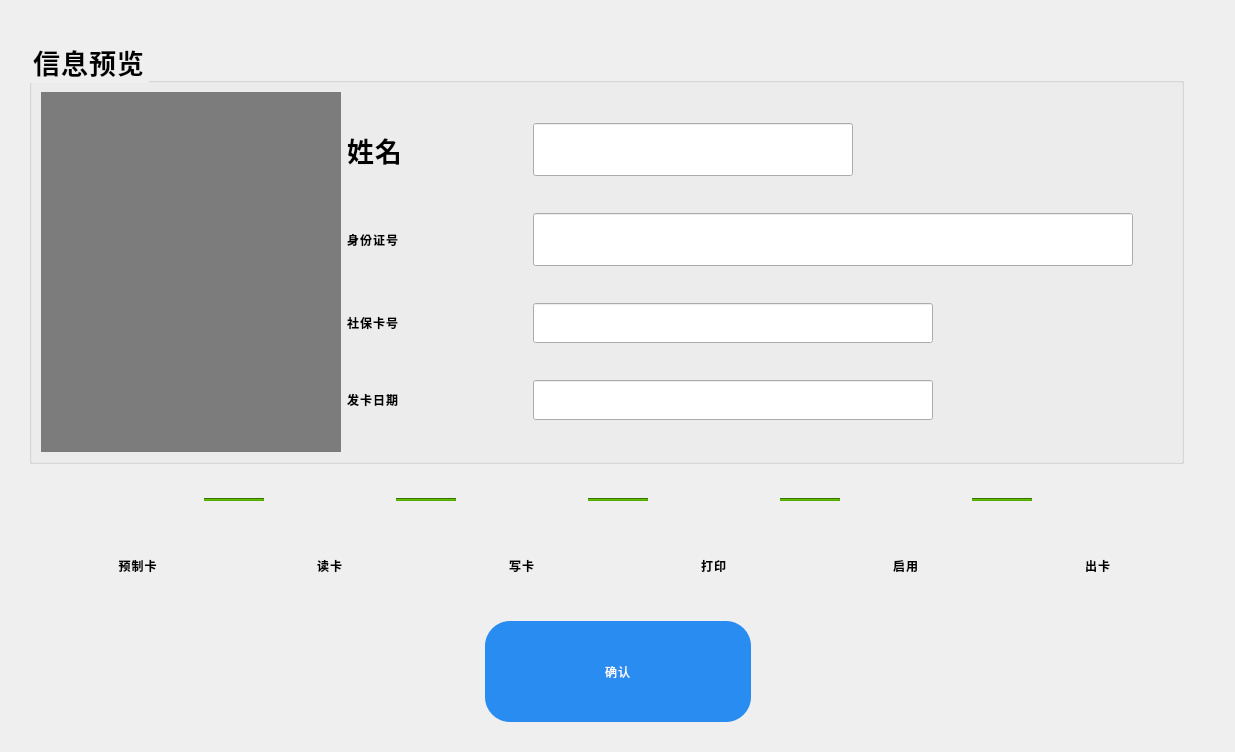
<?xml version="1.0" encoding="UTF-8"?>
<ui version="4.0">
 <class>MakeCard</class>
 <widget class="QWidget" name="MakeCard">
  <property name="geometry">
   <rect>
    <x>0</x>
    <y>0</y>
    <width>1235</width>
    <height>752</height>
   </rect>
  </property>
  <property name="minimumSize">
   <size>
    <width>120</width>
    <height>0</height>
   </size>
  </property>
  <property name="windowTitle">
   <string>Form</string>
  </property>
  <property name="styleSheet">
   <string notr="true">font: 32pt &quot;思源黑体 CN Regular&quot;;
font-weight: bold;
line-height: 49px;
letter-spacing: 1px;
color: 0
</string>
  </property>
  <layout class="QVBoxLayout" name="verticalLayout">
   <item>
    <spacer name="verticalSpacer_3">
     <property name="orientation">
      <enum>Qt::Vertical</enum>
     </property>
     <property name="sizeHint" stdset="0">
      <size>
       <width>20</width>
       <height>40</height>
      </size>
     </property>
    </spacer>
   </item>
   <item>
    <layout class="QHBoxLayout" name="horizontalLayout_13">
     <item>
      <spacer name="horizontalSpacer_8">
       <property name="orientation">
        <enum>Qt::Horizontal</enum>
       </property>
       <property name="sizeHint" stdset="0">
        <size>
         <width>18</width>
         <height>20</height>
        </size>
       </property>
      </spacer>
     </item>
     <item>
      <widget class="QGroupBox" name="groupBox">
       <property name="font">
        <font>
         <family>思源黑体 CN Normal</family>
         <pointsize>20</pointsize>
         <weight>50</weight>
         <italic>false</italic>
         <bold>false</bold>
        </font>
       </property>
       <property name="styleSheet">
        <string notr="true">font: 20pt &quot;思源黑体 CN Normal&quot;;</string>
       </property>
       <property name="title">
        <string>信息预览</string>
       </property>
       <layout class="QHBoxLayout" name="horizontalLayout_19">
        <item>
         <widget class="QLabel" name="label_Photo">
          <property name="minimumSize">
           <size>
            <width>300</width>
            <height>360</height>
           </size>
          </property>
          <property name="styleSheet">
           <string notr="true">background-color: rgb(124, 124, 124);</string>
          </property>
          <property name="text">
           <string/>
          </property>
         </widget>
        </item>
        <item>
         <layout class="QVBoxLayout" name="verticalLayout_2">
          <item>
           <layout class="QHBoxLayout" name="horizontalLayout">
            <item>
             <widget class="QLabel" name="label_3">
              <property name="minimumSize">
               <size>
                <width>180</width>
                <height>40</height>
               </size>
              </property>
              <property name="font">
               <font>
                <family>思源黑体 CN Normal</family>
                <pointsize>20</pointsize>
                <weight>50</weight>
                <italic>false</italic>
                <bold>false</bold>
               </font>
              </property>
              <property name="text">
               <string>姓名</string>
              </property>
             </widget>
            </item>
            <item>
             <widget class="QLineEdit" name="lineEdit_Name">
              <property name="minimumSize">
               <size>
                <width>320</width>
                <height>40</height>
               </size>
              </property>
              <property name="font">
               <font>
                <family>思源黑体 CN Medium</family>
                <pointsize>24</pointsize>
                <weight>7</weight>
                <italic>false</italic>
                <bold>false</bold>
               </font>
              </property>
              <property name="styleSheet">
               <string notr="true">font: 57 24pt &quot;思源黑体 CN Medium&quot;;</string>
              </property>
              <property name="text">
               <string/>
              </property>
              <property name="readOnly">
               <bool>true</bool>
              </property>
             </widget>
            </item>
            <item>
             <spacer name="horizontalSpacer">
              <property name="orientation">
               <enum>Qt::Horizontal</enum>
              </property>
              <property name="sizeHint" stdset="0">
               <size>
                <width>40</width>
                <height>24</height>
               </size>
              </property>
             </spacer>
            </item>
           </layout>
          </item>
          <item>
           <layout class="QHBoxLayout" name="horizontalLayout_4">
            <item>
             <widget class="QLabel" name="label_4">
              <property name="minimumSize">
               <size>
                <width>180</width>
                <height>40</height>
               </size>
              </property>
              <property name="text">
               <string>身份证号</string>
              </property>
             </widget>
            </item>
            <item>
             <widget class="QLineEdit" name="lineEdit_CardID">
              <property name="minimumSize">
               <size>
                <width>600</width>
                <height>40</height>
               </size>
              </property>
              <property name="font">
               <font>
                <family>思源黑体 CN Medium</family>
                <pointsize>24</pointsize>
                <weight>7</weight>
                <italic>false</italic>
                <bold>false</bold>
               </font>
              </property>
              <property name="styleSheet">
               <string notr="true">font: 57 24pt &quot;思源黑体 CN Medium&quot;;</string>
              </property>
              <property name="text">
               <string/>
              </property>
              <property name="readOnly">
               <bool>true</bool>
              </property>
             </widget>
            </item>
            <item>
             <spacer name="horizontalSpacer_10">
              <property name="orientation">
               <enum>Qt::Horizontal</enum>
              </property>
              <property name="sizeHint" stdset="0">
               <size>
                <width>40</width>
                <height>24</height>
               </size>
              </property>
             </spacer>
            </item>
           </layout>
          </item>
          <item>
           <layout class="QHBoxLayout" name="horizontalLayout_16">
            <item>
             <widget class="QLabel" name="label_8">
              <property name="minimumSize">
               <size>
                <width>180</width>
                <height>40</height>
               </size>
              </property>
              <property name="text">
               <string>社保卡号</string>
              </property>
             </widget>
            </item>
            <item>
             <widget class="QLineEdit" name="lineEditl_SSCard">
              <property name="minimumSize">
               <size>
                <width>400</width>
                <height>40</height>
               </size>
              </property>
              <property name="styleSheet">
               <string notr="true">font: 57 24pt &quot;思源黑体 CN Medium&quot;;</string>
              </property>
              <property name="text">
               <string/>
              </property>
              <property name="readOnly">
               <bool>true</bool>
              </property>
             </widget>
            </item>
            <item>
             <spacer name="horizontalSpacer_11">
              <property name="orientation">
               <enum>Qt::Horizontal</enum>
              </property>
              <property name="sizeHint" stdset="0">
               <size>
                <width>40</width>
                <height>24</height>
               </size>
              </property>
             </spacer>
            </item>
           </layout>
          </item>
          <item>
           <layout class="QHBoxLayout" name="horizontalLayout_17">
            <item>
             <widget class="QLabel" name="label_6">
              <property name="minimumSize">
               <size>
                <width>180</width>
                <height>40</height>
               </size>
              </property>
              <property name="text">
               <string>发卡日期</string>
              </property>
             </widget>
            </item>
            <item>
             <widget class="QLineEdit" name="lineEdit_Datetime">
              <property name="minimumSize">
               <size>
                <width>400</width>
                <height>40</height>
               </size>
              </property>
              <property name="styleSheet">
               <string notr="true">font: 57 24pt &quot;思源黑体 CN Medium&quot;;</string>
              </property>
              <property name="text">
               <string/>
              </property>
              <property name="readOnly">
               <bool>true</bool>
              </property>
             </widget>
            </item>
            <item>
             <spacer name="horizontalSpacer_12">
              <property name="orientation">
               <enum>Qt::Horizontal</enum>
              </property>
              <property name="sizeHint" stdset="0">
               <size>
                <width>40</width>
                <height>24</height>
               </size>
              </property>
             </spacer>
            </item>
           </layout>
          </item>
         </layout>
        </item>
       </layout>
      </widget>
     </item>
     <item>
      <spacer name="horizontalSpacer_7">
       <property name="orientation">
        <enum>Qt::Horizontal</enum>
       </property>
       <property name="sizeHint" stdset="0">
        <size>
         <width>40</width>
         <height>20</height>
        </size>
       </property>
      </spacer>
     </item>
    </layout>
   </item>
   <item>
    <layout class="QHBoxLayout" name="horizontalLayout_15">
     <item>
      <spacer name="horizontalSpacer_15">
       <property name="orientation">
        <enum>Qt::Horizontal</enum>
       </property>
       <property name="sizeHint" stdset="0">
        <size>
         <width>18</width>
         <height>20</height>
        </size>
       </property>
      </spacer>
     </item>
     <item>
      <layout class="QGridLayout" name="gridLayout">
       <item row="0" column="7">
        <layout class="QHBoxLayout" name="horizontalLayout_3">
         <item>
          <widget class="QLabel" name="label_Print">
           <property name="minimumSize">
            <size>
             <width>60</width>
             <height>60</height>
            </size>
           </property>
           <property name="maximumSize">
            <size>
             <width>60</width>
             <height>60</height>
            </size>
           </property>
           <property name="styleSheet">
            <string notr="true">image: url(:/Image/todo.png);</string>
           </property>
           <property name="text">
            <string/>
           </property>
          </widget>
         </item>
        </layout>
       </item>
       <item row="1" column="9">
        <layout class="QHBoxLayout" name="horizontalLayout_14">
         <item>
          <widget class="QLabel" name="label_Enable2">
           <property name="minimumSize">
            <size>
             <width>120</width>
             <height>60</height>
            </size>
           </property>
           <property name="maximumSize">
            <size>
             <width>120</width>
             <height>60</height>
            </size>
           </property>
           <property name="styleSheet">
            <string notr="true">font: 28pt &quot;思源黑体 CN Regular&quot;;
color: rgb(0, 0, 0);</string>
           </property>
           <property name="text">
            <string>启用</string>
           </property>
           <property name="alignment">
            <set>Qt::AlignCenter</set>
           </property>
          </widget>
         </item>
        </layout>
       </item>
       <item row="0" column="5">
        <layout class="QHBoxLayout" name="horizontalLayout_2">
         <item>
          <widget class="QLabel" name="label_Write">
           <property name="minimumSize">
            <size>
             <width>60</width>
             <height>60</height>
            </size>
           </property>
           <property name="maximumSize">
            <size>
             <width>60</width>
             <height>60</height>
            </size>
           </property>
           <property name="styleSheet">
            <string notr="true">image: url(:/Image/todo.png);</string>
           </property>
           <property name="text">
            <string/>
           </property>
          </widget>
         </item>
        </layout>
       </item>
       <item row="1" column="10">
        <spacer name="horizontalSpacer_9">
         <property name="orientation">
          <enum>Qt::Horizontal</enum>
         </property>
         <property name="sizeHint" stdset="0">
          <size>
           <width>60</width>
           <height>20</height>
          </size>
         </property>
        </spacer>
       </item>
       <item row="1" column="5">
        <layout class="QHBoxLayout" name="horizontalLayout_5">
         <item>
          <widget class="QLabel" name="label_Write2">
           <property name="minimumSize">
            <size>
             <width>120</width>
             <height>60</height>
            </size>
           </property>
           <property name="maximumSize">
            <size>
             <width>120</width>
             <height>60</height>
            </size>
           </property>
           <property name="styleSheet">
            <string notr="true">font: 28pt &quot;思源黑体 CN Regular&quot;;
color: rgb(0, 0, 0);</string>
           </property>
           <property name="text">
            <string>写卡</string>
           </property>
           <property name="alignment">
            <set>Qt::AlignCenter</set>
           </property>
          </widget>
         </item>
        </layout>
       </item>
       <item row="0" column="9">
        <layout class="QHBoxLayout" name="horizontalLayout_11">
         <item>
          <widget class="QLabel" name="label_ReturnData">
           <property name="minimumSize">
            <size>
             <width>60</width>
             <height>60</height>
            </size>
           </property>
           <property name="maximumSize">
            <size>
             <width>60</width>
             <height>60</height>
            </size>
           </property>
           <property name="styleSheet">
            <string notr="true">image: url(:/Image/todo.png);</string>
           </property>
           <property name="text">
            <string/>
           </property>
          </widget>
         </item>
        </layout>
       </item>
       <item row="0" column="11">
        <layout class="QHBoxLayout" name="horizontalLayout_9">
         <item>
          <widget class="QLabel" name="label_Reject">
           <property name="minimumSize">
            <size>
             <width>60</width>
             <height>60</height>
            </size>
           </property>
           <property name="maximumSize">
            <size>
             <width>60</width>
             <height>60</height>
            </size>
           </property>
           <property name="styleSheet">
            <string notr="true">image: url(:/Image/todo.png);</string>
           </property>
           <property name="text">
            <string/>
           </property>
          </widget>
         </item>
        </layout>
       </item>
       <item row="0" column="6">
        <widget class="Line" name="line_3">
         <property name="minimumSize">
          <size>
           <width>60</width>
           <height>0</height>
          </size>
         </property>
         <property name="maximumSize">
          <size>
           <width>100</width>
           <height>16777215</height>
          </size>
         </property>
         <property name="styleSheet">
          <string notr="true">background-color: rgb(85, 170, 0);</string>
         </property>
         <property name="orientation">
          <enum>Qt::Horizontal</enum>
         </property>
        </widget>
       </item>
       <item row="0" column="8">
        <widget class="Line" name="line_5">
         <property name="minimumSize">
          <size>
           <width>60</width>
           <height>0</height>
          </size>
         </property>
         <property name="maximumSize">
          <size>
           <width>100</width>
           <height>16777215</height>
          </size>
         </property>
         <property name="styleSheet">
          <string notr="true">background-color: rgb(85, 170, 0);</string>
         </property>
         <property name="orientation">
          <enum>Qt::Horizontal</enum>
         </property>
        </widget>
       </item>
       <item row="1" column="7">
        <layout class="QHBoxLayout" name="horizontalLayout_6">
         <item>
          <widget class="QLabel" name="label_Print2">
           <property name="minimumSize">
            <size>
             <width>120</width>
             <height>60</height>
            </size>
           </property>
           <property name="maximumSize">
            <size>
             <width>120</width>
             <height>60</height>
            </size>
           </property>
           <property name="styleSheet">
            <string notr="true">font: 28pt &quot;思源黑体 CN Regular&quot;;
color: rgb(0, 0, 0);</string>
           </property>
           <property name="text">
            <string>打印</string>
           </property>
           <property name="alignment">
            <set>Qt::AlignCenter</set>
           </property>
          </widget>
         </item>
        </layout>
       </item>
       <item row="1" column="8">
        <spacer name="horizontalSpacer_4">
         <property name="orientation">
          <enum>Qt::Horizontal</enum>
         </property>
         <property name="sizeHint" stdset="0">
          <size>
           <width>60</width>
           <height>20</height>
          </size>
         </property>
        </spacer>
       </item>
       <item row="1" column="11">
        <layout class="QHBoxLayout" name="horizontalLayout_10">
         <item>
          <widget class="QLabel" name="label_Reject2">
           <property name="minimumSize">
            <size>
             <width>120</width>
             <height>60</height>
            </size>
           </property>
           <property name="maximumSize">
            <size>
             <width>120</width>
             <height>60</height>
            </size>
           </property>
           <property name="styleSheet">
            <string notr="true">font: 28pt &quot;思源黑体 CN Regular&quot;;
color: rgb(0, 0, 0);</string>
           </property>
           <property name="text">
            <string>出卡</string>
           </property>
           <property name="alignment">
            <set>Qt::AlignCenter</set>
           </property>
          </widget>
         </item>
        </layout>
       </item>
       <item row="0" column="2">
        <widget class="Line" name="line_6">
         <property name="minimumSize">
          <size>
           <width>60</width>
           <height>0</height>
          </size>
         </property>
         <property name="maximumSize">
          <size>
           <width>100</width>
           <height>16777215</height>
          </size>
         </property>
         <property name="styleSheet">
          <string notr="true">background-color: rgb(85, 170, 0);</string>
         </property>
         <property name="orientation">
          <enum>Qt::Horizontal</enum>
         </property>
        </widget>
       </item>
       <item row="0" column="0">
        <layout class="QHBoxLayout" name="horizontalLayout_7">
         <item>
          <widget class="QLabel" name="label_MakeCard">
           <property name="minimumSize">
            <size>
             <width>60</width>
             <height>60</height>
            </size>
           </property>
           <property name="maximumSize">
            <size>
             <width>60</width>
             <height>60</height>
            </size>
           </property>
           <property name="styleSheet">
            <string notr="true">image: url(:/Image/todo.png);</string>
           </property>
           <property name="text">
            <string/>
           </property>
          </widget>
         </item>
        </layout>
       </item>
       <item row="0" column="10">
        <widget class="Line" name="line_4">
         <property name="minimumSize">
          <size>
           <width>60</width>
           <height>0</height>
          </size>
         </property>
         <property name="maximumSize">
          <size>
           <width>100</width>
           <height>16777215</height>
          </size>
         </property>
         <property name="styleSheet">
          <string notr="true">background-color: rgb(85, 170, 0);</string>
         </property>
         <property name="orientation">
          <enum>Qt::Horizontal</enum>
         </property>
        </widget>
       </item>
       <item row="1" column="6">
        <spacer name="horizontalSpacer_3">
         <property name="orientation">
          <enum>Qt::Horizontal</enum>
         </property>
         <property name="sizeHint" stdset="0">
          <size>
           <width>60</width>
           <height>20</height>
          </size>
         </property>
        </spacer>
       </item>
       <item row="0" column="4">
        <widget class="Line" name="line_2">
         <property name="minimumSize">
          <size>
           <width>60</width>
           <height>0</height>
          </size>
         </property>
         <property name="maximumSize">
          <size>
           <width>100</width>
           <height>16777215</height>
          </size>
         </property>
         <property name="styleSheet">
          <string notr="true">background-color: rgb(85, 170, 0);</string>
         </property>
         <property name="orientation">
          <enum>Qt::Horizontal</enum>
         </property>
        </widget>
       </item>
       <item row="1" column="4">
        <spacer name="horizontalSpacer_2">
         <property name="orientation">
          <enum>Qt::Horizontal</enum>
         </property>
         <property name="sizeHint" stdset="0">
          <size>
           <width>60</width>
           <height>20</height>
          </size>
         </property>
        </spacer>
       </item>
       <item row="1" column="0">
        <layout class="QHBoxLayout" name="horizontalLayout_8">
         <item>
          <widget class="QLabel" name="label_PremakeCard">
           <property name="minimumSize">
            <size>
             <width>120</width>
             <height>60</height>
            </size>
           </property>
           <property name="maximumSize">
            <size>
             <width>120</width>
             <height>60</height>
            </size>
           </property>
           <property name="styleSheet">
            <string notr="true">font: 28pt &quot;思源黑体 CN Regular&quot;;
color: rgb(0, 0, 0);</string>
           </property>
           <property name="text">
            <string>预制卡</string>
           </property>
           <property name="alignment">
            <set>Qt::AlignCenter</set>
           </property>
          </widget>
         </item>
        </layout>
       </item>
       <item row="0" column="3">
        <layout class="QHBoxLayout" name="horizontalLayout_18">
         <item>
          <widget class="QLabel" name="label_Read">
           <property name="minimumSize">
            <size>
             <width>60</width>
             <height>60</height>
            </size>
           </property>
           <property name="maximumSize">
            <size>
             <width>60</width>
             <height>60</height>
            </size>
           </property>
           <property name="styleSheet">
            <string notr="true">image: url(:/Image/todo.png);</string>
           </property>
           <property name="text">
            <string/>
           </property>
          </widget>
         </item>
        </layout>
       </item>
       <item row="1" column="2">
        <spacer name="horizontalSpacer_13">
         <property name="orientation">
          <enum>Qt::Horizontal</enum>
         </property>
         <property name="sizeHint" stdset="0">
          <size>
           <width>60</width>
           <height>20</height>
          </size>
         </property>
        </spacer>
       </item>
       <item row="1" column="3">
        <layout class="QHBoxLayout" name="horizontalLayout_20">
         <item>
          <widget class="QLabel" name="label_Read2">
           <property name="minimumSize">
            <size>
             <width>120</width>
             <height>60</height>
            </size>
           </property>
           <property name="maximumSize">
            <size>
             <width>120</width>
             <height>60</height>
            </size>
           </property>
           <property name="styleSheet">
            <string notr="true">font: 28pt &quot;思源黑体 CN Regular&quot;;
color: rgb(0, 0, 0);</string>
           </property>
           <property name="text">
            <string>读卡</string>
           </property>
           <property name="alignment">
            <set>Qt::AlignCenter</set>
           </property>
          </widget>
         </item>
        </layout>
       </item>
      </layout>
     </item>
     <item>
      <spacer name="horizontalSpacer_16">
       <property name="orientation">
        <enum>Qt::Horizontal</enum>
       </property>
       <property name="sizeHint" stdset="0">
        <size>
         <width>40</width>
         <height>20</height>
        </size>
       </property>
      </spacer>
     </item>
    </layout>
   </item>
   <item>
    <spacer name="verticalSpacer">
     <property name="orientation">
      <enum>Qt::Vertical</enum>
     </property>
     <property name="sizeHint" stdset="0">
      <size>
       <width>20</width>
       <height>30</height>
      </size>
     </property>
    </spacer>
   </item>
   <item>
    <layout class="QHBoxLayout" name="horizontalLayout_12">
     <item>
      <spacer name="horizontalSpacer_5">
       <property name="orientation">
        <enum>Qt::Horizontal</enum>
       </property>
       <property name="sizeHint" stdset="0">
        <size>
         <width>40</width>
         <height>20</height>
        </size>
       </property>
      </spacer>
     </item>
     <item>
      <widget class="QPushButton" name="pushButton_OK">
       <property name="enabled">
        <bool>true</bool>
       </property>
       <property name="minimumSize">
        <size>
         <width>266</width>
         <height>101</height>
        </size>
       </property>
       <property name="styleSheet">
        <string notr="true">QPushButton{background-color: #298cf0;
border-radius: 25px;
font: 57 42px &quot;思源黑体 CN Medium&quot;;
font-weight: normal;
line-height: 49px;
letter-spacing: 1px;
color: #ffffff;}
QPushButton:pressed{background:#38a357;}
QPushButton:!enabled{background:#cacaca;}

</string>
       </property>
       <property name="text">
        <string>确认</string>
       </property>
      </widget>
     </item>
     <item>
      <spacer name="horizontalSpacer_6">
       <property name="orientation">
        <enum>Qt::Horizontal</enum>
       </property>
       <property name="sizeHint" stdset="0">
        <size>
         <width>40</width>
         <height>20</height>
        </size>
       </property>
      </spacer>
     </item>
    </layout>
   </item>
   <item>
    <spacer name="verticalSpacer_2">
     <property name="orientation">
      <enum>Qt::Vertical</enum>
     </property>
     <property name="sizeHint" stdset="0">
      <size>
       <width>20</width>
       <height>30</height>
      </size>
     </property>
    </spacer>
   </item>
  </layout>
 </widget>
 <resources/>
 <connections/>
</ui>
